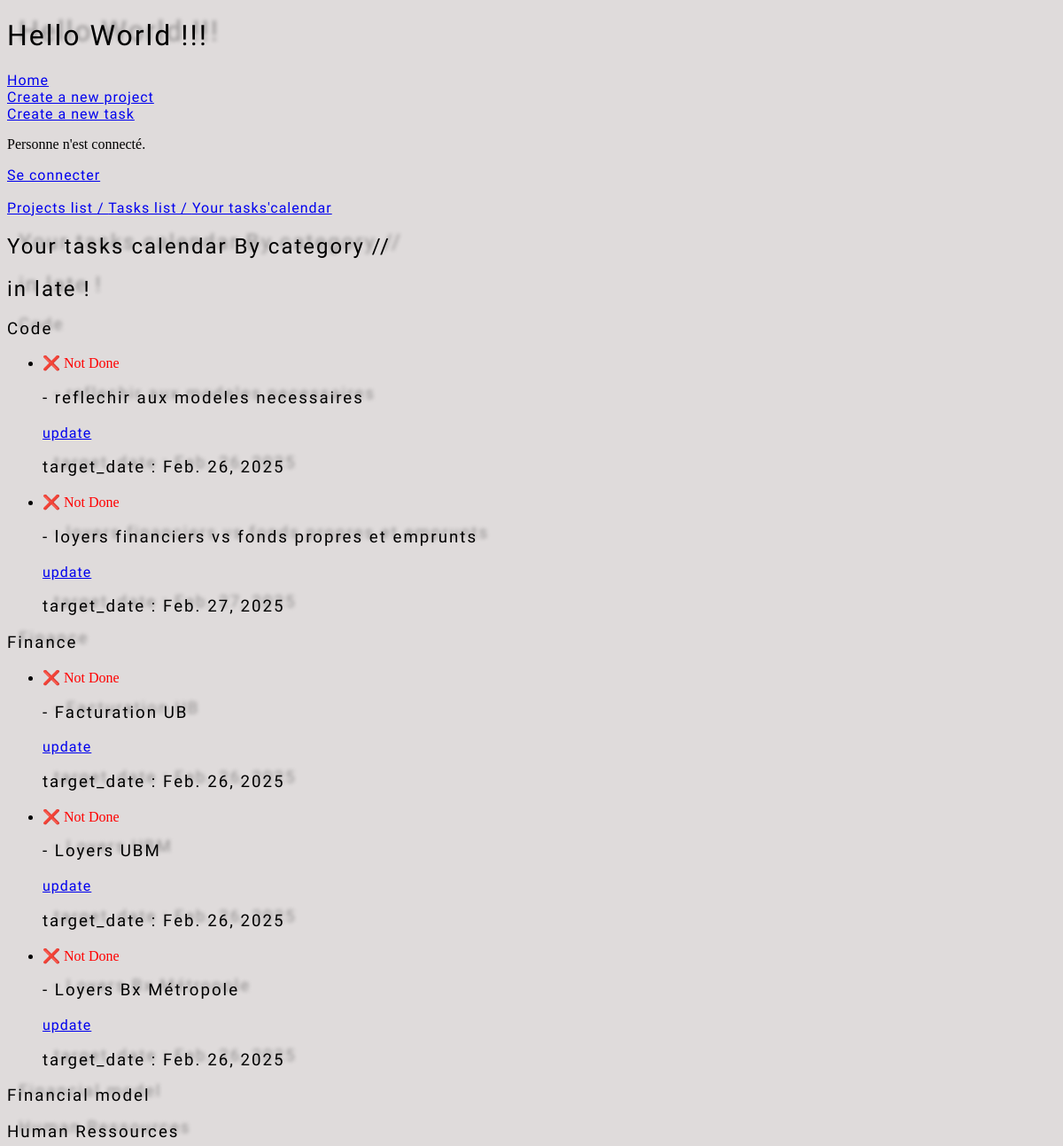
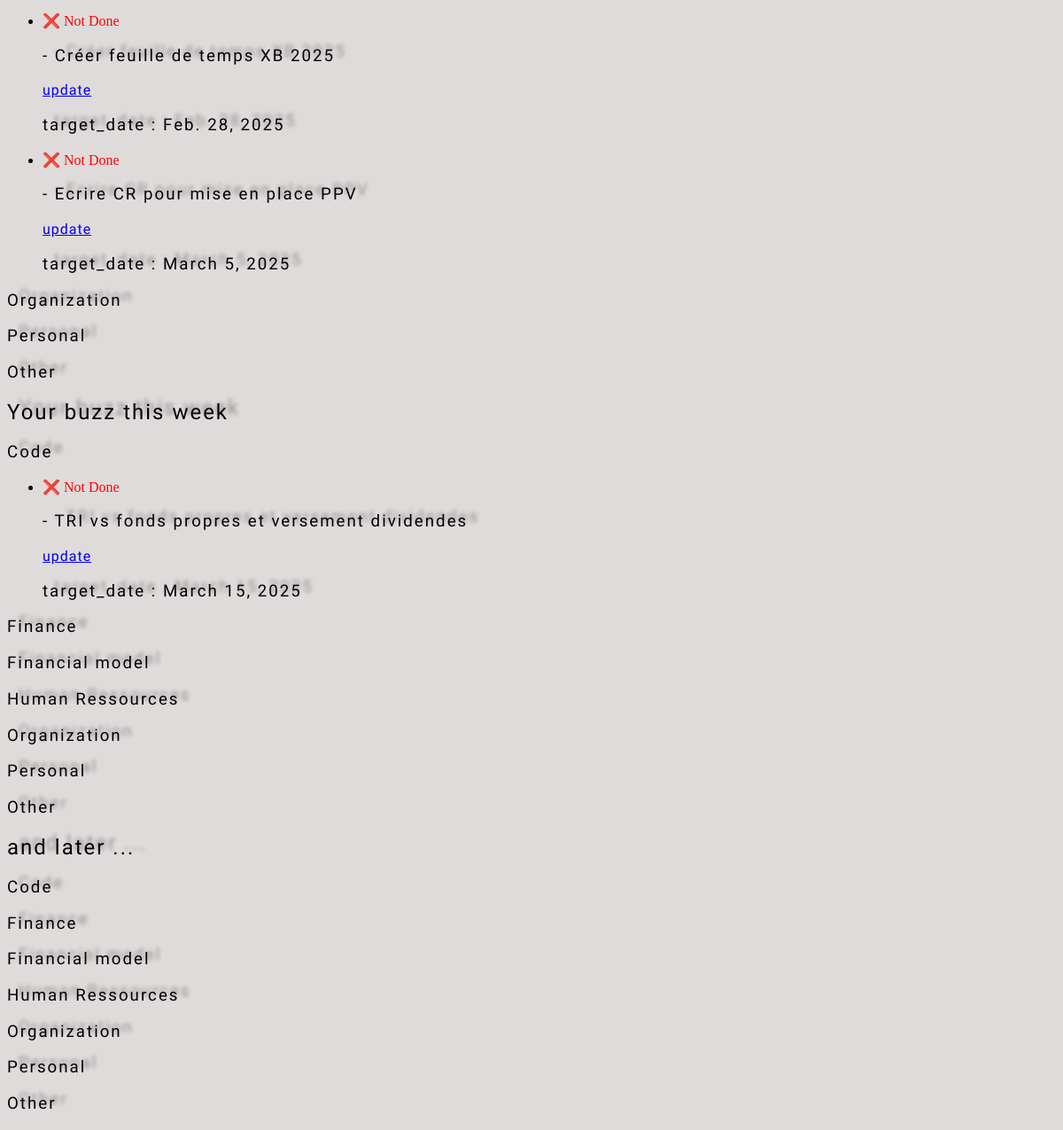
Before: /todo/task_calendar_list/ with the older database file (2 pictures, top to bottom).
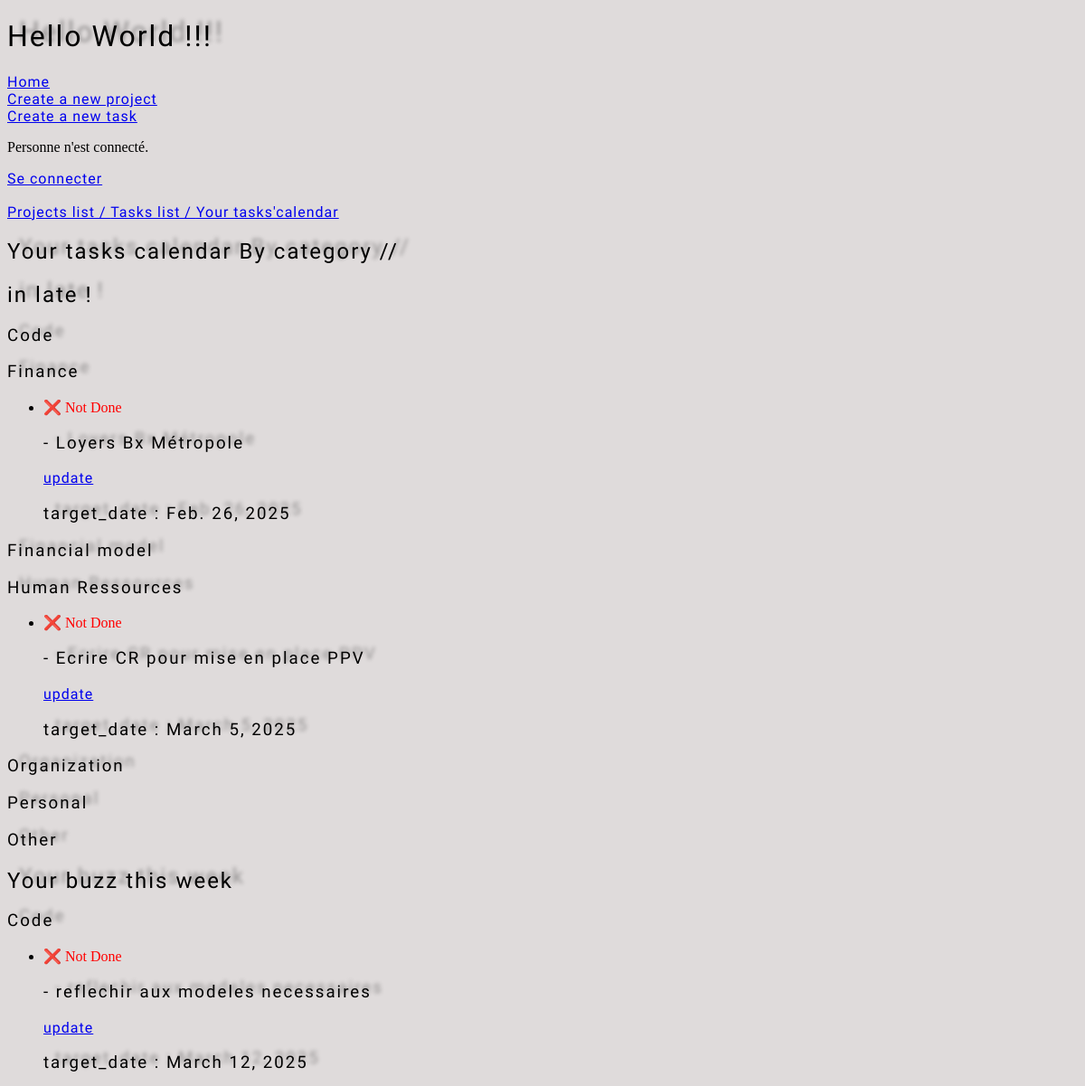
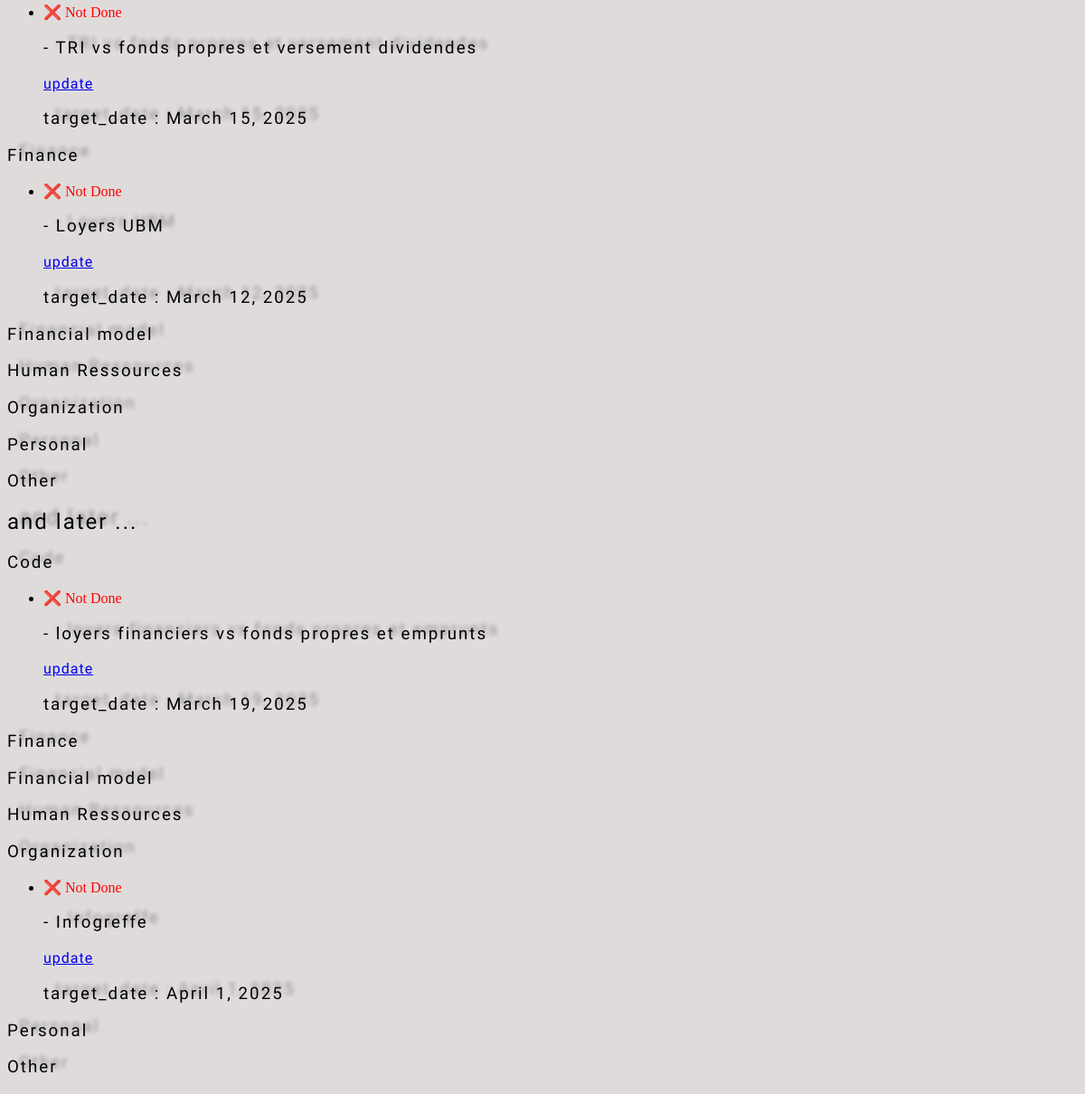
After: the same page with the newer database file (2 pictures, top to bottom).
### todolist/models.py (models this page shows, shortened)
class Category(models.Model):
  name=models.CharField(max_length=100, unique=True)
  slug=models.SlugField(max_length=100, unique=True, blank=True)
  def __str__(self):
    return f'{self.name} ({self.pk})'

class Task(models.Model):
  category=models.ForeignKey(Category, on_delete=models.CASCADE, related_name="tasks", null=True, blank=True)
  project=models.ForeignKey(Project, on_delete=models.CASCADE, related_name="projects", null=True, blank=True)
  name=models.CharField(max_length=220, unique=True)
  slug=models.SlugField(max_length=220, unique=True, blank=True)
  target_date_task = models.DateField(default=default_target_date)
  done= models.BooleanField(default=False)
  creation_date=models.DateField(default=date.today)
  historic_target_date_task = models.JSONField(default=list, blank=True)
  def __str__(self):
    return f'{self.name} [{self.category}/{self.project}] ({self.pk})'

### todolist/views.py (the view)
# urls.py: path('task_calendar_list/', TaskCalendarView.as_view(), name='task_calendar_list'),
class TaskCalendarView(ListView):
  model= Task
  template_name= 'todolist/task_calendar_form.html'
  fields= ['name', 'target_date_task', 'done']
  def get_context_data(self, *args, **kwargs):
    context= super().get_context_data(*args, **kwargs)
    categories=Category.objects.all()
    context['categories']=categories
    category_late_tasks = {category: Task.objects.filter(category=category, done= False, target_date_task__lt=today).order_by('target_date_task') for category in categories}
    print("category_late_tasks :")
    print(category_late_tasks)
    context['category_late_tasks'] = category_late_tasks
    category_week_tasks = {category: Task.objects.filter(category=category, done= False, target_date_task__gte=today, target_date_task__lt=end_of_week).order_by('target_date_task') for category in categories}
    print("category_week_tasks :")
    print(category_week_tasks)
    context['category_week_tasks'] = category_week_tasks
    category_future_tasks = {category: Task.objects.filter(category=category, done= False, target_date_task__gte=end_of_week).order_by('target_date_task') for category in categories}
    print("category_future_tasks :")
    print(category_future_tasks)
    context['category_future_tasks'] = category_future_tasks
    return context

### todolist/models.py (called while the page is built)
  def __str__(self):
    return f'{self.name} ({self.pk})'

### todolist/templates/todolist/task_calendar_form.html (shortened to what this page needs)
<!DOCTYPE html>
<html lang="en">
  {% extends 'base.html' %} {% load static %}
    {% block content %}
    <h2>Your tasks calendar By category //</h2>
    <h2>in late !</h2>
    {% for category, tasks in category_late_tasks.items %}
    <h3>{{category.name}}</h3>
    <ul>
      {% for task in tasks %}
      <li>
        <td>
          {% if task.done %}
          <span class="done">✔️ Done</span>
          <h3>- {{ task.name }}</h3>
          {% else %}
          <span class="not-done">❌ Not Done</span>
          <h3>- {{ task.name }}</h3>
          <a href="{% url 'todolist:task_update' task.slug %}">update</a>
          {% endif %}
        </td>
        <h3>target_date : {{ task.target_date_task }}</h3>
      </li>
      {% endfor %}
    </ul>
    {% endfor %}
    <h2>Your buzz this week</h2>
    {% for category, tasks in category_week_tasks.items %}
    <h3>{{category.name}}</h3>
    <ul>
      {% for task in tasks %}
      <li>
        <td>
          {% if task.done %}
          <span class="done">✔️ Done</span>
          <h3>- {{ task.name }}</h3>
          {% else %}
          <span class="not-done">❌ Not Done</span>
          <h3>- {{ task.name }}</h3>
          <a href="{% url 'todolist:task_update' task.slug %}">update</a>
          {% endif %}
        </td>
        <h3>target_date : {{ task.target_date_task }}</h3>
      </li>
      {% endfor %}
    </ul>
    {% endfor %}
    <h2>and later ...</h2>
    {% for category, tasks in category_future_tasks.items %}
    <h3>{{category.name}}</h3>
    <ul>
      {% for task in tasks %}
      <li>
        <td>
          {% if task.done %}
          <span class="done">✔️ Done</span>
          <h3>- {{ task.name }}</h3>
          {% else %}
          <span class="not-done">❌ Not Done</span>
          <h3>- {{ task.name }}</h3>
          <a href="{% url 'todolist:task_update' task.slug %}">update</a>
          {% endif %}
        </td>
        <h3>target_date : {{ task.target_date_task }}</h3>
      </li>
      {% endfor %}
    </ul>
    {% endfor %} {% endblock content %}

### templates/base.html (shortened to what this page needs)
<!DOCTYPE html>
<html lang="en">
  {% load static %}
  <head>
    <link rel="stylesheet" href="{% static 'css/users/style.css' %}" />
  </head>
  <body>
    <h1>Hello World !!!</h1>
    <a href="{% url 'index' %}">Home</a><br />
    <a href="{% url 'todolist:project_creation' %}">Create a new project</a
    ><br />
    <a href="{% url 'todolist:task_creation' %}">Create a new task</a>
    {% if user.is_authenticated %}
    <p>Bienvenue, {{ user.username }} !</p>
    <a href="{% url 'logout' %}">Se déconnecter</a>
    {% else %}
    <p>Personne n'est connecté.</p>
    <a href="{% url 'login' %}">Se connecter</a>
    {% endif %} <br /><br />
    <a href="{% url 'todolist:projects_list' %}">Projects list / </a>
    <a href="{% url 'todolist:task_list' %}">Tasks list / </a>
    <a href="{% url 'todolist:task_calendar_list' %}">Your tasks'calendar</a>
    {% block content %} {% endblock %}
  </body>
</html>

### static/css/users/style.css (style rules this page uses)
body { background-color: rgb(223, 219, 219); }
a, h6 { letter-spacing: 1px; font-family: "Creepster", "Times New Roman", Times, serif; font-weight: 50; font-style: normal; }
h1 { letter-spacing: 2px; text-shadow: 13px -5px 4px #00000057; font-family: "Creepster", "Times New Roman", Times, serif; font-weight: 400; font-style: normal; }
h2 { letter-spacing: 2px; text-shadow: 13px -5px 4px #00000057; font-family: "Creepster", "Times New Roman", Times, serif; font-weight: 200; font-style: normal; }
h3 { letter-spacing: 2px; text-shadow: 13px -5px 4px #00000057; font-family: "Creepster", "Times New Roman", Times, serif; font-weight: 175; font-style: normal; }
.not-done { color: red; }

Changed rows visible on the page:
changed Category "Code": gains Task (name "reflechir aux modeles necessaires", target_date_task "March 12, 2025"); gains Task (name "loyers financiers vs fonds propres et emprunts", target_date_task "March 19, 2025"); loses Task (name "reflechir aux modeles necessaires", target_date_task "Feb. 26, 2025"); loses Task (name "loyers financiers vs fonds propres et emprunts", target_date_task "Feb. 27, 2025")
changed Category "Finance": loses Task (name "Facturation UB", target_date_task "Feb. 26, 2025"); gains Task (name "Loyers UBM", target_date_task "March 12, 2025"); loses Task (name "Loyers UBM", target_date_task "Feb. 26, 2025")
changed Category "Human Ressources": loses Task (name "Créer feuille de temps XB 2025", target_date_task "Feb. 28, 2025")
added Task: name "Infogreffe", target_date_task "April 1, 2025", shown under Category "Organization"
